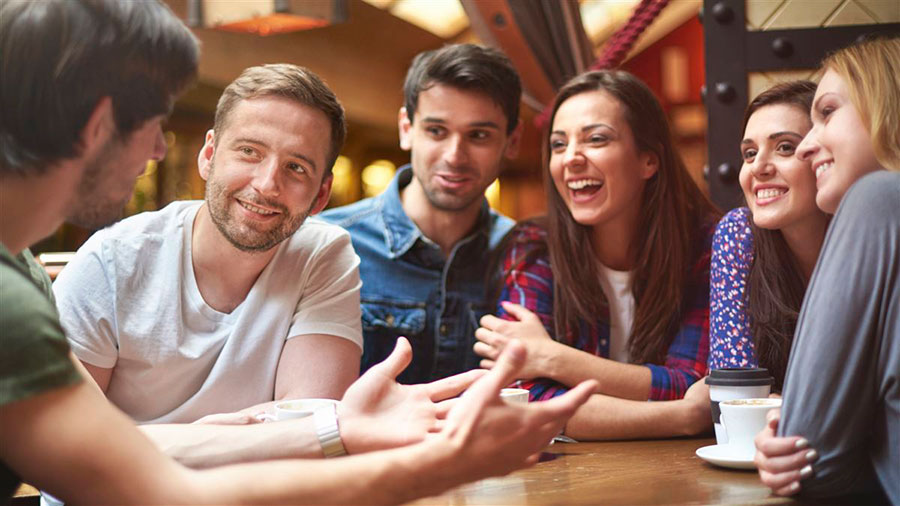
#> input picture personas-sociables.jpg, 900 x 506 px
$ python detectar_rostros.py
#> lines starting #> are read from the running program, lines starting #| are printed output that depends on the picture; after the words box and inside, x2 and y2 are one past the last pixel; in counts of white or black regions, pixels touching at a corner belong together
import cv2

#crear la cascada de haar
cc = cv2.CascadeClassifier(cv2.data.haarcascades + "haarcascade_frontalface_default.xml")

#Cargar la imagen
img_original = cv2.imread("personas-sociables.jpg") # imagen tomada de https://curiosidadintelligent.blogspot.com/2017/03/ciudad-mas-sociable-del-mundo.html"
#> img_original is the input picture: shape (506, 900, 3); mean B, G, R 97.1, 108.2, 139.4
img_grises = cv2.cvtColor(img_original, cv2.COLOR_BGR2GRAY)
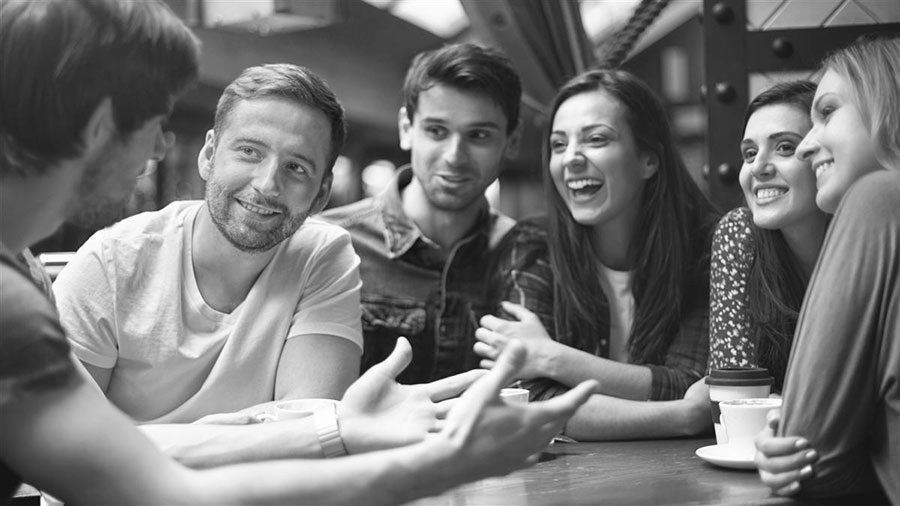
#> img_grises: shape (506, 900); min 7, max 255, mean 116.2

#detectar los rostros en la img_original
rostros = cc.detectMultiScale(
    img_grises,
    scaleFactor=1.1,
    minNeighbors=5,
    minSize=(30, 30),
    flags = cv2.CASCADE_SCALE_IMAGE
)
#> rostros = [[715, 111, 101, 101], [529, 99, 108, 108], [401, 89, 113, 113], [202, 103, 137, 137]]

print("Se encontraron {0} rostros!".format(len(rostros)))
#| Se encontraron 4 rostros!


#Dibuja un rectangulo alrededor de los rostros

for (x,y,w,h) in rostros:
    cv2.rectangle(img_original, (x, y), (x + w, y + h), (0, 255, 0),2)
#> this loop made 4 passes
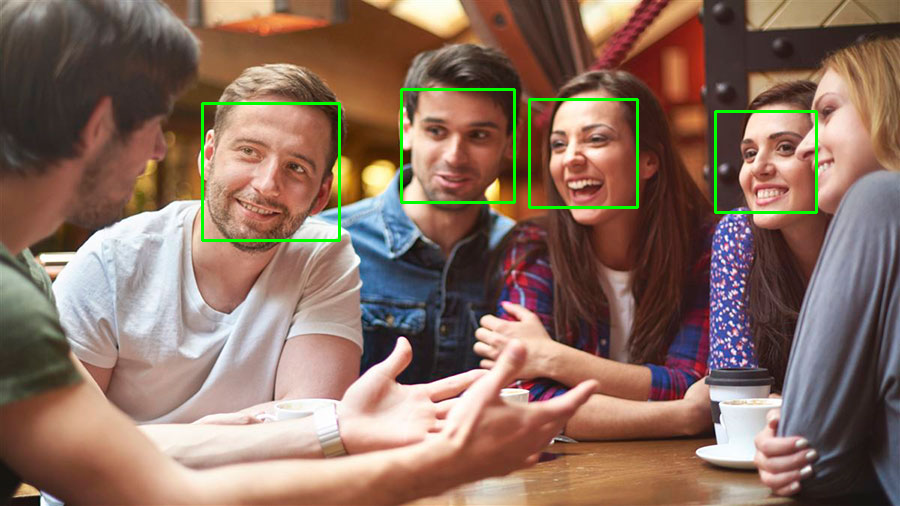
#> img_original: shape (506, 900, 3); 1.21% of pixels changed, all inside (x1, y1, x2, y2) = (201, 88, 818, 242)

cv2.imshow("rostros encontrados", img_original)
cv2.waitKey(0)
